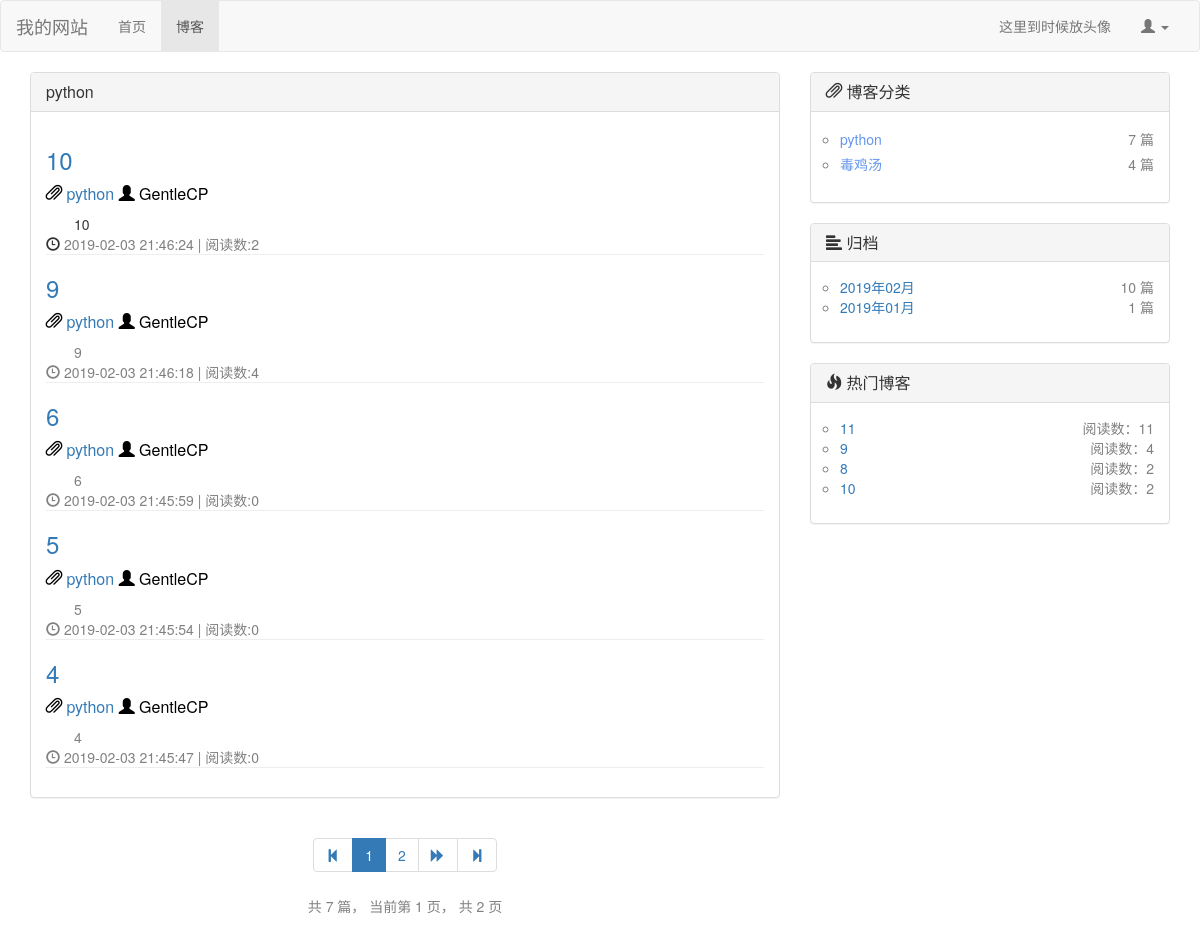
The app's page /blog/blog_type/1, older data.
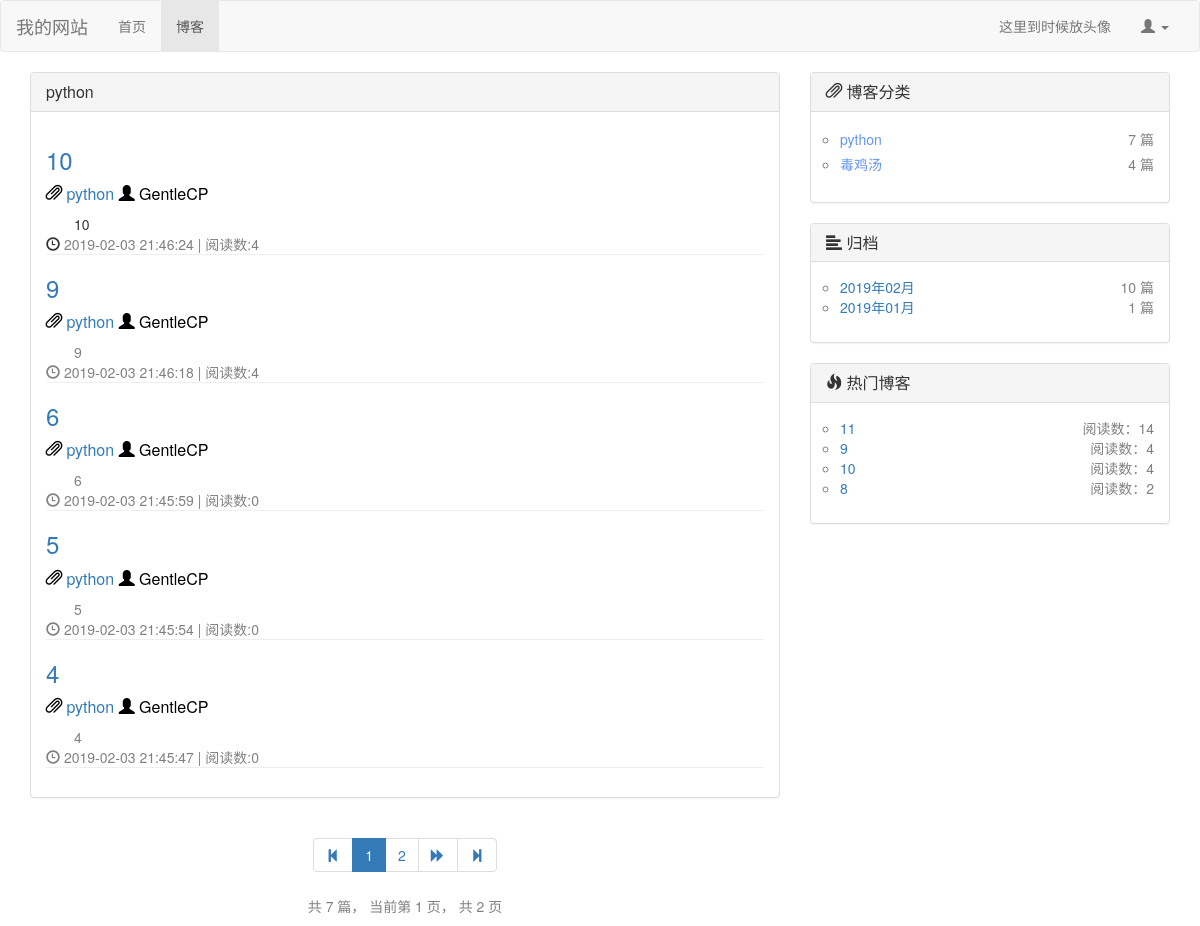
The same page, newer data.
### blog/models.py (models this page shows, shortened)
class Blog(models.Model, ReadNumExtendMethod):
    title = models.CharField(max_length=40, verbose_name="标题")
    blog_type = models.ForeignKey(BlogType, on_delete=models.DO_NOTHING, verbose_name="博客类型")
    author = models.ForeignKey(User, on_delete=models.DO_NOTHING, verbose_name="作者")
    content = RichTextUploadingField(verbose_name="内容")
    created_time = models.DateTimeField(auto_now_add=True, verbose_name="创建时间")
    last_modified_time = models.DateTimeField(auto_now=True, verbose_name="上次修改时间")
    class Meta:
        ordering = ['-created_time', ]  # 这里让前端网页在对从request获取到的数据排序按照创建时间由新到旧

class BlogType(models.Model):
    type_name = models.CharField(max_length=30, verbose_name="博客类型")

### read_statistic/models.py (models this page shows, shortened)
class ReadNum(models.Model):
    read_num = models.IntegerField(default=0)
    content_type = models.ForeignKey(ContentType,on_delete=models.DO_NOTHING) # 将ContentType绑定作为外键生成contenttype对象
    object_id = models.PositiveIntegerField() # 对象的id，确定了对象后根据id唯一定位对象
    content_object = GenericForeignKey('content_type','object_id') # 将上面两个合并成一个content对象

### blog/views.py (the view)
# urls.py: path('blog_type/<int:blog_type_id>',views.get_blog_with_type, name = "blog_with_type"), #所有该类型下的blog
def get_blog_with_type(request, blog_type_id):
    type = get_object_or_404(BlogType, id=blog_type_id)
    all_blogs = Blog.objects.filter(blog_type=type)  # 获取该type下所有的blog
    context = get_blog_common(request, all_blogs)
    context['blog_type'] = type
    return render(request,'blog_with_type.html', context)

### blog/utils.py (called while the page is built)
def blogs_pagination(request, all_blogs):
    blog_paginator = Paginator(all_blogs, settings.BLOGS_PER_PAGE)  # 博客分页器，5条一页
    page_num = request.GET.get('page', 1)  # 获取url请求中页面的参数
    blogs_in_page = blog_paginator.get_page(page_num)  # 根据页面获取到该页的blog对象
    current_page_num = blogs_in_page.number  # 当前页面
    page_range = [i for i in [current_page_num - 2, current_page_num - 1, current_page_num,
                              current_page_num + 1, current_page_num + 2] if
                  i > 0 and i <= blog_paginator.num_pages]
    return blogs_in_page, page_range

def get_blog_types():
    blog_types = BlogType.objects.all()
    for blog_type in blog_types:
        blog_count = Blog.objects.filter(blog_type=blog_type).count()  # 根据博客类型统计该类型下的博客数量
        blog_type.blog_count = blog_count
    return blog_types

### read_statistic/models.py (called while the page is built)
    def get_read_num(self):
        try:
            blog_ct = ContentType.objects.get_for_model(self)  # 获取到Blog对应的conttype对象
            readnum = ReadNum.objects.get(content_type=blog_ct, object_id=self.id)
            return readnum.read_num # 返回readnum对象的read_num字段
        except exceptions.ObjectDoesNotExist as e:
           return 0 # 还没有阅读过，返回0

### blog/templates/blog_with_type.html (shortened to what this page needs)
{% extends 'blog_list.html' %}
{% block blog-head %}{{ blog_type.type_name }}{% endblock %}

### blog/templates/blog_list.html (shortened to what the changed rows need)
{% extends 'base.html' %}
{% load staticfiles %}
{% block head_extends %}
    <link rel="stylesheet" href="{% static 'css/blog.css' %}">
{% endblock %}
{% block content %}
    <div class="container">
        <div class="row">
            <div class="col-md-8">
                <div class="panel panel-default">
                    <div class="panel-heading">
                        <h3 class="panel-title">{% block blog-head %}{% endblock %}</h3>
                    </div>
                    <div class="panel-body">
                        {% for blog in blogs_in_page.object_list %}
                            <div class="blog">
                                <h3><a href={% url 'blog_detail' blog.id %}>{{ blog.title }}</a></h3>
                                <p class="blog-info">
                                    <span class="glyphicon glyphicon-paperclip"
                                          aria-hidden="true"></span> <a
                                        href= {% url 'blog_with_type' blog.blog_type.id %}>{{ blog.blog_type.type_name }}</a>
                                    <span class="glyphicon glyphicon-user"
                                          aria-hidden="true"></span> {{ blog.author }}
                                </p>
                                <div class="blog-outline">
                                    {{ blog.content | truncatechars:150 }}
                                </div>
                                <nobr><span class="glyphicon glyphicon-time"
                                          aria-hidden="true"></span> <font
                                        color="gray">{{ blog.last_modified_time|date:"Y-m-d H:i:s" }}</nobr>
                                <nobr><font color="gray"> | 阅读数:{{ blog.get_read_num }}</font></nobr>
                            </div>
                        {% empty %}
                            暂无博客，赶快去写一个吧~
                        {% endfor %}
                    </div>
                </div>
                <div class="blog-paging">
                    <ul class="pagination">
                        {% for page_num in page_range %}
                            {% if page_num == blogs_in_page.number %}
                                <li class="active">
                                    <span>{{ page_num }} <span class="sr-only">(current)</span></span>
                                </li>
                            {% else %}
                                <li><a href="?page={{ page_num }}">{{ page_num }}</a></li>
                            {% endif %}
                        {% endfor %}
                    </ul>
                </div>
            </div>
            <div class="col-md-4">
                <div class="panel panel-default">
                    <div class="panel-body">
                        <ul class="blog-types">
                            {% for blog_type in blog_types %}
                                <li style="line-height:25px">
                                    <nobr class ="blog-url"><a href= {% url 'blog_with_type' blog_type.id %}>
                                        <font color="#6495ed"> {{ blog_type.type_name }} </font></a></nobr>
                                    <nobr class = "blog-arg">{{ blog_type.blog_count }} 篇</nobr>
                                </li>
                            {% empty %}
                                <li><a>暂无类型，赶快去添加分类吧~</a></li>
                            {% endfor %}
                        </ul>
                    </div>
                </div>
                <div class="panel panel-default">
                    <div class="panel-body">
                        <ul class="blog-types">
                            {% for blog_date, blog_count in blog_dates.items %}
                                <li>
                                    <nobr class="blog-url"><a
                                            href= {% url 'blog_with_date'  blog_date.year blog_date.month %}>
                                        {{ blog_date | date:"Y年m月" }}</a></nobr>
                                    <nobr class="blog-arg">{{ blog_count }} 篇</nobr>
                                </li>
                            {% endfor %}
                        </ul>
                    </div>
                </div>
                <div class="panel panel-default">
                    <div class="panel-body">
                        <ul class="blog-types">
                            {% for hot_blog in hot_blogs %}
                                <li>
                                    <nobr class="blog-url"><a href={% url 'blog_detail' hot_blog.id %}>
                                        {{ hot_blog.title }} </a></nobr>
                                    <nobr class="blog-arg">阅读数：{{ hot_blog.get_read_num }}</nobr>
                                </li>
                            {% endfor %}
                        </ul>
                    </div>
                </div>
            </div>
        </div>
    </div>
{% endblock %}

Row changes from the older to the newer data that the page shows:
changed through a linked row, Blog (number 1 of 7 on the later page): get_read_num "2" → "4"; moves up the list
changed through a linked row, Blog (number 6 of 7 on the later page): get_read_num "11" → "14"
